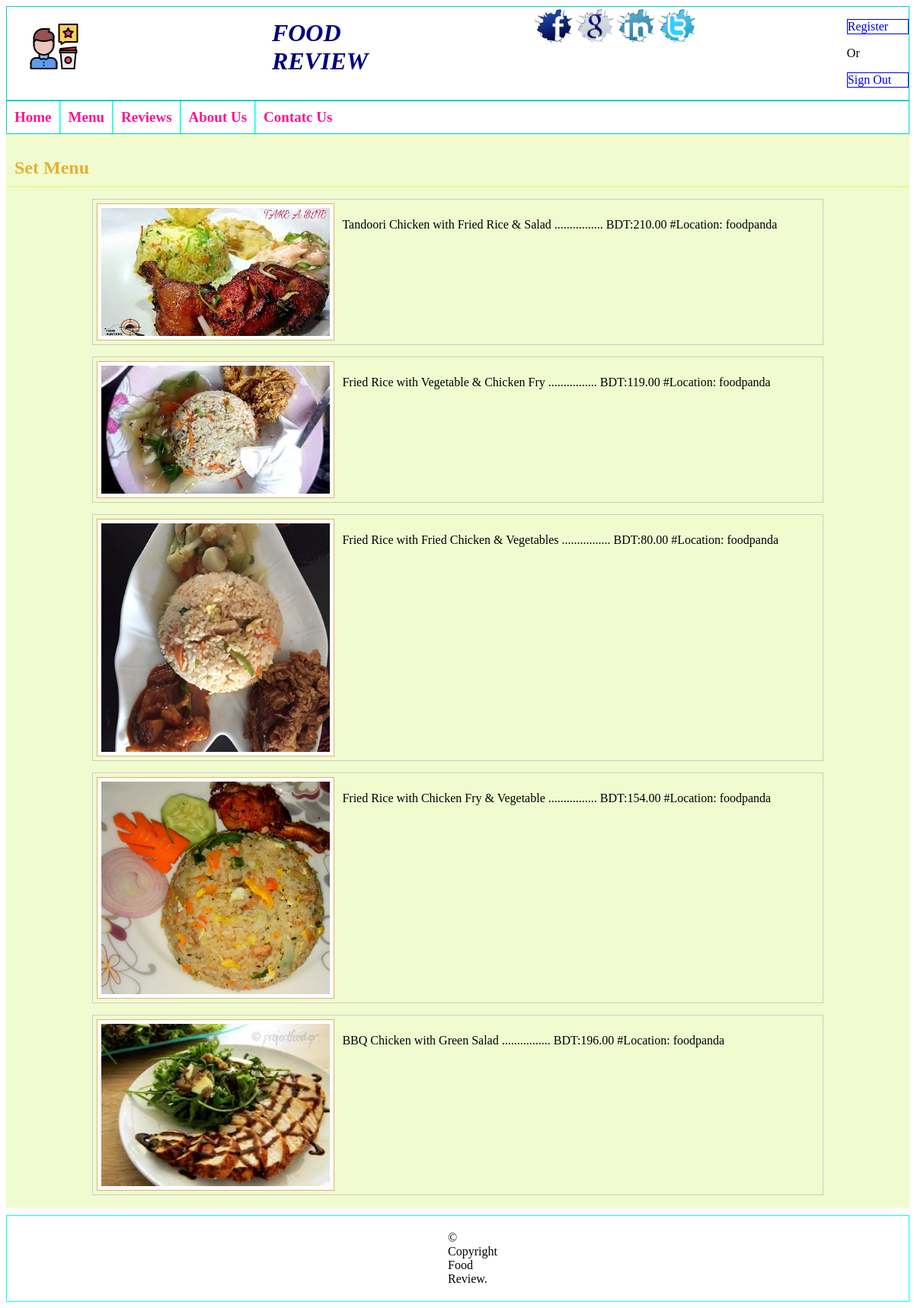
The app's page /im1.php with its own data.
### tables this page shows
CREATE TABLE `images1` (
  `id` int(11) NOT NULL,
  `image` varchar(200) NOT NULL,
  `image_text` text NOT NULL
);

### im1.php (the view, shortened to what this page needs)
<?php
  $db = mysqli_connect("localhost", "root", "", "wdr");
  $result = mysqli_query($db, "SELECT * FROM images1");
?>
<html>
<head>
</head>
<body>
<div class="header ">
<div class="logo"><img src="review.png"></div>
<div class="title"><h1>FOOD REVIEW</h1></div>
<div class="social">
      <a href="http://www.facebook.com"><img src="training_live_facebook.png" alt="post image" /></a>
    <a href="http://www.google.com"><img src="training_live_gplus.png" alt="post image" /></a>
    <a href="http://www.linkedin.com"><img src="training_live_linkedin-profile.png" alt="post image" /></a>
    <a href="http://www.twitter.com"><img src="training_live_twitt_profile.png" alt="post image" /></a>
    </div>
<div class="register"><a href="reg.php"><p>Register</p></a>Or<a href="home.php"><p>Sign Out</p></a></div>
</div>
<div class="nav  ">
  <ul>
    <li><a href="f2.php">Home</a></li>
    <li><a href="#">Menu</a>
    </li>
    <li><a href="review.php">Reviews</a></li>
    <li><a href="about.php">About Us</a></li>
    <li><a href="contact.php">Contatc Us</a></li>
  </ul>
</div>
<div class="content">
<div class="about">
  <h2>Set Menu</h2>
<?php
    while ($row = mysqli_fetch_array($result)) {
      echo "<div id='img_div'>";
        echo "<img src='images/".$row['image']."' >";
        echo "<p>".$row['image_text']."</p>";
      echo "</div>";
    }
  ?>
  </div>
</div>
<div class="footer"><p>&copy; Copyright Food Review.</p></div>
</body>
</html>

### im1.php (style rules this page uses)
.header { display: inline-flex; width: 100%; border: 1px solid darkturquoise; }
.logo { float: left; width: 10%; margin: 20px 30px; }
.title { width: 30%; margin: -5px 50px; }
.title h1 { padding: 0 122px; color: navy; font-style: italic; }
.social { width: 30%; margin: 0 62px; }
.social img { height: 50px; float: none; padding: 0 10px; margin: 0 -10px; }
.register { width: 7%; }
.register p { border: 1px solid; text-decoration: none; }
.register a { text-decoration: none; }
.nav { width: 100%; border: 1px solid darkturquoise; min-height: 42px; }
.nav ul { margin:0;padding:0;list-style:none; }
.nav ul li { display: block; float: left; border-left: 1px solid aquamarine; border-right: 1px solid cyan; position: relative; }
.nav ul li:first-child { border-left: 0px solid #E4AD66; }
.nav ul li:last-child { border-right: 0px solid #E4AD66; }
.nav ul li a { display: block; padding: 10px; text-decoration: none; font-size: 19px; font-weight: bold; color: #fff; -webkit-transition:.5s; -moz-transition:.5s; -o-transition:.5s; transition:.5s; }
.nav ul li a { text-decoration: none; color: deeppink; }
.content { width: 100%; background: #F0FCCF none repeat scroll 0 0; margin: 0px 10px 10px 0px; border: 1px solid #F0FCB2; }
.about h2 { border-bottom: 2px solid #E0F79A; margin-bottom: 10px; padding: 10px; font-size: 24px; color: #E4B034; }
.about img { float: left; width: 300px; background: #fff; padding: 5px; border: 1px solid #E4AF6B; margin-right: 10px; }
.about p { font-size: 16px; line-height: 24px; margin-bottom: 10px; text-align: justify; }
.footer { width: 100%; border: 1px solid aqua; }
.footer p { margin: 20px 579px; }
#img_div { width: 80%; padding: 5px; margin: 15px auto; border: 1px solid #cbcbcb; }
#img_div:after { content: ""; display: block; clear: both; }

### records on screen
images1: image (picture), image_text "Tandoori Chicken with Fried Rice & Salad ................ BDT:210.00 #Location: foodpanda"
images1: image (picture), image_text "Fried Rice with Vegetable & Chicken Fry ................ BDT:119.00 #Location: foodpanda"
images1: image (picture), image_text "Fried Rice with Fried Chicken & Vegetables ................ BDT:80.00 #Location: foodpanda"
images1: image (picture), image_text "Fried Rice with Chicken Fry & Vegetable ................ BDT:154.00 #Location: foodpanda"
images1: image (picture), image_text "BBQ Chicken with Green Salad ................ BDT:196.00 #Location: foodpanda"
